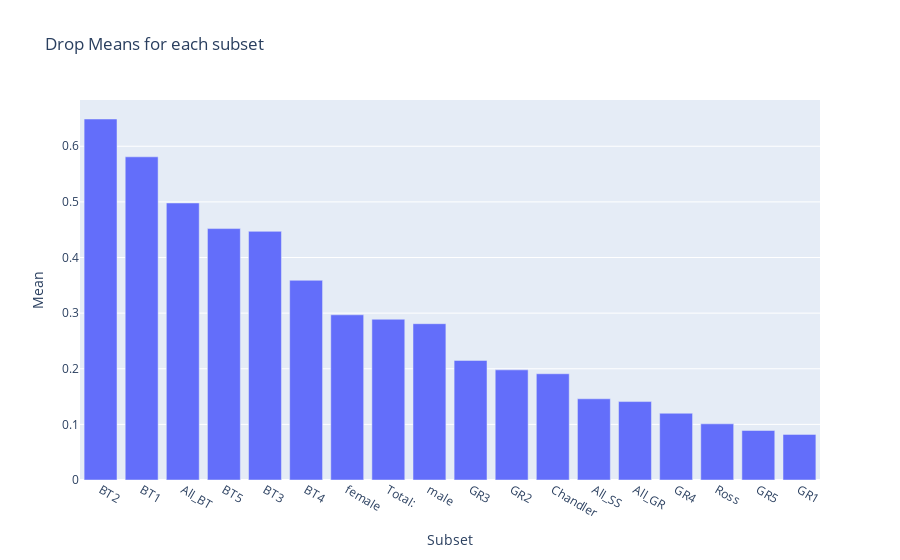

The notebook cell saved with this chart:
### Code cell
All_Sharks_drops = drops.iloc[:,1:]
All_Sharks_drops["All_GR"] = All_Sharks_drops["All_GR"] / 5
All_Sharks_drops["All_BT"] = All_Sharks_drops["All_BT"] / 5
All_Sharks_drops["All_SS"] = All_Sharks_drops["All_SS"] / 2
All_Sharks_drops["female"] = All_Sharks_drops["female"] / 7
All_Sharks_drops["male"] = All_Sharks_drops["male"] / 5
All_Sharks_drops["Total: "] = All_Sharks_drops["Total: "] / 12
drop_means = pd.DataFrame(round(All_Sharks_drops.mean(), 3)).reset_index()
drop_means.columns = ["Subset","Mean"]
drop_means = drop_means.sort_values(by = "Mean", ascending = False)
drop_means
px.bar(drop_means, x = "Subset", y = "Mean", title = "Drop Means for each subset")

### Figure 1 — Plotly figure (JSON) as saved in the notebook; plotly's stock layout.template omitted (floating-point values rounded to 4 significant figures)
{"data": [{"alignmentgroup": "True", "hovertemplate": "Subset=%{x}<br>Mean=%{y}<extra></extra>", "legendgroup": "", "marker": {"color": "#636efa"}, "name": "", "offsetgroup": "", "orientation": "v", "showlegend": false, "textposition": "auto", "type": "bar", "x": ["BT2", "BT1", "All_BT", "BT5", "BT3", "BT4", "female", "Total: ", "male", "GR3", "GR2", "Chandler", "All_SS", "All_GR", "GR4", "Ross", "GR5", "GR1"], "xaxis": "x", "y": [0.649, 0.581, 0.498, 0.452, 0.447, 0.359, 0.297, 0.289, 0.281, 0.215, 0.198, 0.191, 0.146, 0.141, 0.12, 0.101, 0.089, 0.082], "yaxis": "y"}], "layout": {"barmode": "relative", "legend": {"tracegroupgap": 0}, "title": {"text": "Drop Means for each subset"}, "xaxis": {"anchor": "y", "domain": [0, 1], "title": {"text": "Subset"}}, "yaxis": {"anchor": "x", "domain": [0, 1], "title": {"text": "Mean"}}}}
